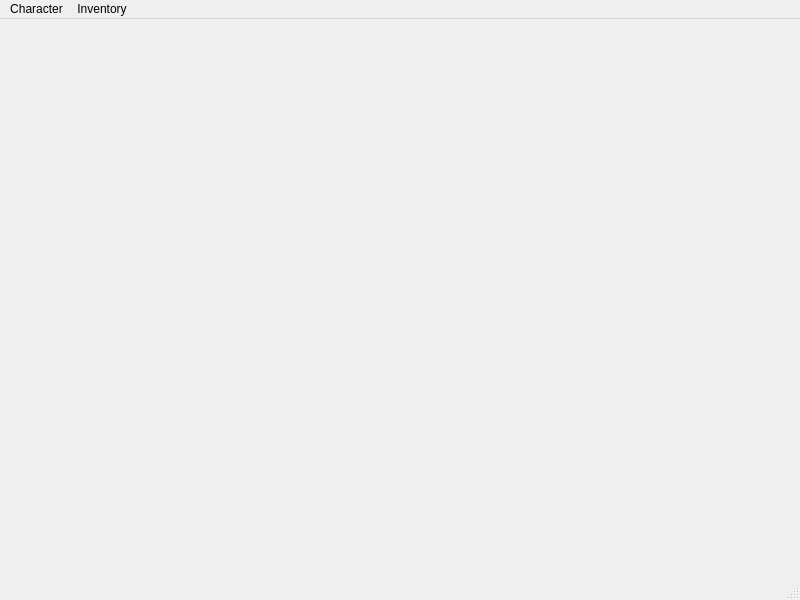
<?xml version="1.0" encoding="UTF-8"?>
<ui version="4.0">
 <class>Character_builder</class>
 <widget class="QMainWindow" name="Character_builder">
  <property name="geometry">
   <rect>
    <x>0</x>
    <y>0</y>
    <width>800</width>
    <height>600</height>
   </rect>
  </property>
  <property name="windowTitle">
   <string>MainWindow</string>
  </property>
  <widget class="QWidget" name="centralwidget"/>
  <widget class="QMenuBar" name="menubar">
   <property name="geometry">
    <rect>
     <x>0</x>
     <y>0</y>
     <width>800</width>
     <height>19</height>
    </rect>
   </property>
   <widget class="QMenu" name="menuCharacter">
    <property name="title">
     <string>Character</string>
    </property>
   </widget>
   <widget class="QMenu" name="menuInventory">
    <property name="title">
     <string>Inventory</string>
    </property>
   </widget>
   <addaction name="menuCharacter"/>
   <addaction name="menuInventory"/>
  </widget>
  <widget class="QStatusBar" name="statusbar"/>
 </widget>
 <resources/>
 <connections/>
</ui>
